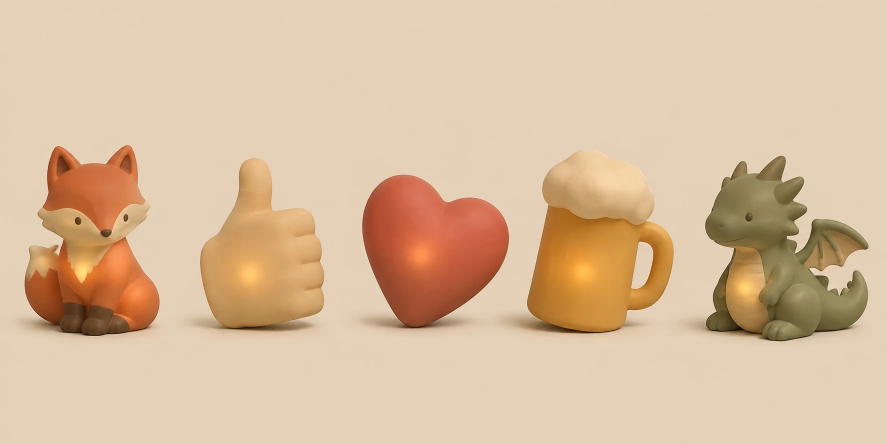
#> input picture stilprobe/image-1787068307999.webp, 1774 x 887 px, given in place of 01-disco-ball.png, which was not available (shown at 1/2 size)
$ python party-avatars-bake.py ../stilprobe/image-1787068307999.webp
#> lines starting #> are read from the running program, lines starting #| are printed output that depends on the picture; pictures that were not available may be replaced by others from this repository, and a replacement may not be noted
# -*- coding: utf-8 -*-
"""
party-avatars-bake.py  (2026-07-28, neutral-on-disc)

Backt das "Party 3D"-Avatar-Set aus Wolfs NEUTRALER Lieferung (10 Objekte,
creme/gold/navy, KEIN Team-Akzent). Modell = cozy3d: neutrales PNG auf der
Slot-Farb-Disc, frei kombinierbar. Daher hier NUR normalisieren, kein Tint.

Input  : frontend/public/icons/cozyparty avatars/NN-name.png (10 Objekte).
Output : 10 getrimmte, zentrierte, gleich grosse transparente PNGs
         nach frontend/public/avatars/party/<slug>.png + Preview-Kontaktbogen.

NUTZUNG: python scripts/party-avatars-bake.py [--out <dir>] [--size 512]
"""
import os, sys
import numpy as np
from PIL import Image, ImageDraw, ImageFont

REPO = os.path.dirname(os.path.dirname(os.path.abspath(__file__)))
SRC  = os.path.join(REPO, "frontend", "public", "icons", "cozyparty avatars")

# Liefer-Datei -> (Ziel-Slug, Anzeige-Label, Preview-Disc-Farbe [QQ_AVATARS])
OBJECTS = [
    ("01-disco-ball",         "disco",     "Discokugel",  "#F97316"),
    ("02-champagne",          "champagne", "Sekt",        "#22C55E"),
    ("03-martini",            "martini",   "Cocktail",    "#14B8A6"),
    ("04-cake",               "cake",      "Torte",       "#A855F7"),
    ("05-gift",               "gift",      "Geschenk",    "#FACC15"),
    ("06-balloons",           "balloons",  "Ballons",     "#3B82F6"),
    ("07-party-popper",       "popper",    "Konfetti",    "#EC4899"),
    ("08-dice",               "dice",      "Wuerfel",     "#EF4444"),
    ("09-party-hat",          "hat",       "Partyhut",    "#F97316"),
    ("10-karaoke-microphone", "mic",       "Mikrofon",    "#22C55E"),
]

def hexrgb(h): h = h.lstrip('#'); return tuple(int(h[i:i+2], 16) for i in (0, 2, 4))

def normalize(obj, size=512, fill=0.88):
    """Objekt auf gleiche optische Groesse: bbox trimmen, zentriert auf Quadrat."""
    bb = obj.split()[3].getbbox()
    if bb is None:
        return obj.resize((size, size), Image.LANCZOS)
    crop = obj.crop(bb)
    cw, ch = crop.size
    sc = (size * fill) / max(cw, ch)
    ns = (max(1, int(round(cw * sc))), max(1, int(round(ch * sc))))
    crop = crop.resize(ns, Image.LANCZOS)
    canvas = Image.new('RGBA', (size, size), (0, 0, 0, 0))
    canvas.alpha_composite(crop, ((size - ns[0]) // 2, (size - ns[1]) // 2))
    return canvas

def main():
    out_dir = os.path.join(REPO, "frontend", "public", "avatars", "party")
    size = 512
    if "--out" in sys.argv:  out_dir = sys.argv[sys.argv.index("--out") + 1]
    if "--size" in sys.argv: size = int(sys.argv[sys.argv.index("--size") + 1])
    os.makedirs(out_dir, exist_ok=True)

    finals = []
    for ofile, slug, label, chex in OBJECTS:
        path = os.path.join(SRC, ofile + ".png")
        base = Image.open(path).convert('RGBA')
        # Alpha-BBox messen (Wolf-Lieferungen NICHT als getrimmt annehmen).
        bb = base.split()[3].getbbox()
#> bb = (0, 0, 1774, 887)
        final = normalize(base, size=size)
#> in normalize, `crop = crop.resize(ns, Image.LANCZOS)`:
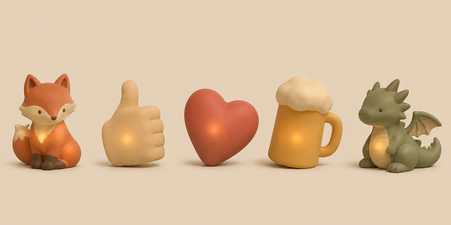
#> crop: PIL image 451x225 RGBA; mean R, G, B, A 218, 189.2, 158.9, 255
#> in normalize, `canvas = Image.new('RGBA', (size, size), (0, 0, 0, 0))`: canvas: PIL image 512x512 RGBA; every value is 0
#> in normalize, `canvas.alpha_composite(crop, ((size - ns[0]) // 2, (size - ns[1]) // 2))`:
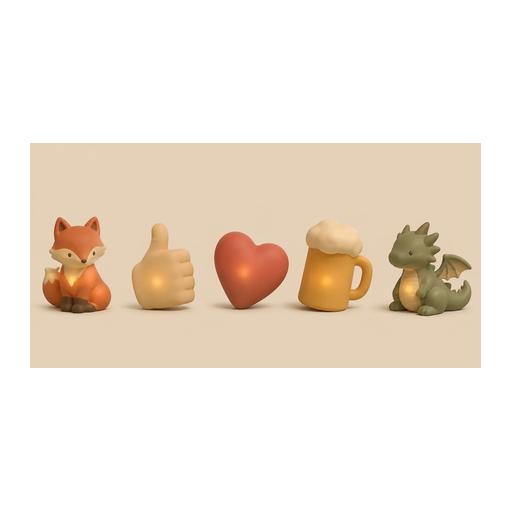
#> canvas: PIL image 512x512 RGBA; mean R, G, B, A 84.4, 73.3, 61.5, 98.7; transparent parts drawn white
        outp = os.path.join(out_dir, f"{slug}.png")
        final.save(outp)
        finals.append((label, chex, slug, final))
        print(f"baked {slug:10s} bbox={bb} -> {outp}")
#| baked disco      bbox=(0, 0, 1774, 887) -> frontend/public/avatars/party/disco.png
#> pass 2 of the loop in main, `for ofile, slug, label, chex in OBJECTS:`:
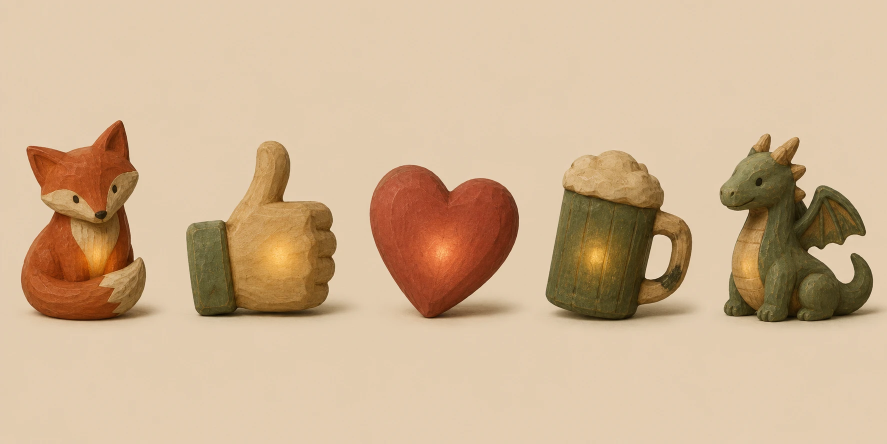
#> input picture stilprobe/image-1787068311766.webp, 1774 x 887 px, given in place of 02-champagne.png, which was not available (shown at 1/2 size)
#> in normalize (call 2), `crop = crop.resize(ns, Image.LANCZOS)`:
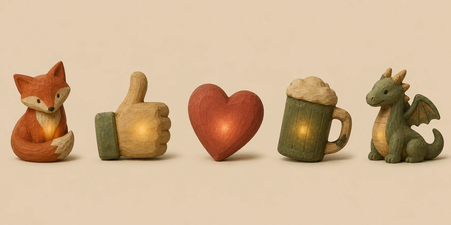
#> crop: PIL image 451x225 RGBA; mean R, G, B, A 207.1, 179.1, 147, 255
#> in normalize (call 2), `canvas.alpha_composite(crop, ((size - ns[0]) // 2, (size - ns[1]) // 2))`:
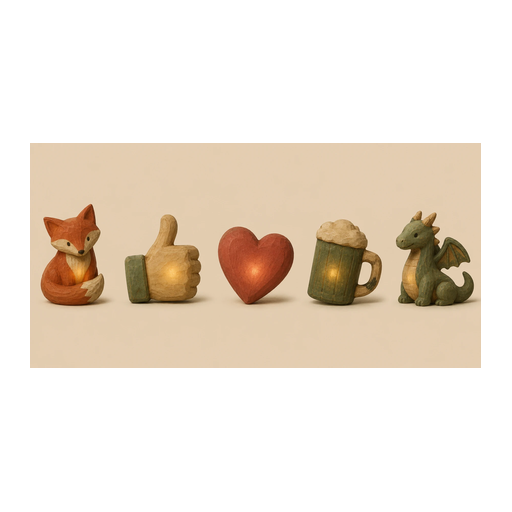
#> canvas: PIL image 512x512 RGBA; mean R, G, B, A 80.2, 69.3, 56.9, 98.7; transparent parts drawn white
#| baked champagne  bbox=(0, 0, 1774, 887) -> frontend/public/avatars/party/champagne.png

    # Preview-Kontaktbogen: jedes Objekt auf seiner Beispiel-Farb-Disc.
    D = 300; pad = 14; labelh = 30; per_row = 5
    rows = (len(finals) + per_row - 1) // per_row
    W = pad + per_row * (D + pad)
    Hh = rows * (labelh + D + pad)
    sheet = Image.new('RGBA', (W, Hh), (18, 14, 26, 255)); draw = ImageDraw.Draw(sheet)
    try: font = ImageFont.truetype("arialbd.ttf", 18)
    except Exception: font = ImageFont.load_default()
    for i, (label, chex, slug, final) in enumerate(finals):
        r, c = divmod(i, per_row)
        x = pad + c * (D + pad)
        y = r * (labelh + D + pad)
        disc = Image.new('RGBA', (D, D), (0, 0, 0, 0)); dr = ImageDraw.Draw(disc)
        dr.ellipse([0, 0, D - 1, D - 1], fill=hexrgb(chex) + (255,))
        o = final.resize((int(D * 0.9),) * 2, Image.LANCZOS)
        disc.alpha_composite(o, ((D - o.size[0]) // 2, (D - o.size[1]) // 2))
        draw.text((x + D // 2, y + 6), f"{label} - {slug}", fill=(230, 230, 235, 255), anchor="mm", font=font)
        sheet.alpha_composite(disc, (x, y + labelh))
    prev = os.path.join(out_dir, "_preview.png")
    sheet.convert('RGB').save(prev, quality=93)
    print("preview", prev)

if __name__ == "__main__":
#> (the run stopped early here; a loop or call above may not have finished)
